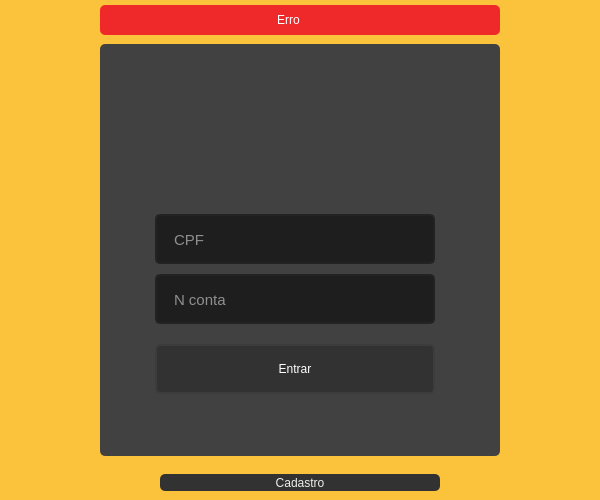
<?xml version="1.0" encoding="UTF-8"?>
<ui version="4.0">
 <class>MainWindow</class>
 <widget class="QMainWindow" name="MainWindow">
  <property name="geometry">
   <rect>
    <x>0</x>
    <y>0</y>
    <width>600</width>
    <height>500</height>
   </rect>
  </property>
  <property name="minimumSize">
   <size>
    <width>600</width>
    <height>500</height>
   </size>
  </property>
  <property name="windowTitle">
   <string>Login</string>
  </property>
  <property name="windowIcon">
   <iconset resource="file_rc.qrc">
    <normaloff>:/Icon/src/img/icon.ico</normaloff>:/Icon/src/img/icon.ico</iconset>
  </property>
  <property name="styleSheet">
   <string notr="true">background-color: rgb(251, 195, 60);</string>
  </property>
  <widget class="QWidget" name="centralwidget">
   <layout class="QVBoxLayout" name="verticalLayout">
    <property name="spacing">
     <number>0</number>
    </property>
    <property name="leftMargin">
     <number>0</number>
    </property>
    <property name="topMargin">
     <number>0</number>
    </property>
    <property name="rightMargin">
     <number>0</number>
    </property>
    <property name="bottomMargin">
     <number>0</number>
    </property>
    <item>
     <widget class="QFrame" name="frame_topbar">
      <property name="maximumSize">
       <size>
        <width>16777215</width>
        <height>35</height>
       </size>
      </property>
      <property name="styleSheet">
       <string notr="true"/>
      </property>
      <property name="frameShape">
       <enum>QFrame::NoFrame</enum>
      </property>
      <property name="frameShadow">
       <enum>QFrame::Raised</enum>
      </property>
      <layout class="QHBoxLayout" name="horizontalLayout_2">
       <property name="spacing">
        <number>0</number>
       </property>
       <property name="leftMargin">
        <number>0</number>
       </property>
       <property name="topMargin">
        <number>5</number>
       </property>
       <property name="rightMargin">
        <number>0</number>
       </property>
       <property name="bottomMargin">
        <number>0</number>
       </property>
       <item>
        <widget class="QFrame" name="frame_erro">
         <property name="maximumSize">
          <size>
           <width>400</width>
           <height>16777215</height>
          </size>
         </property>
         <property name="styleSheet">
          <string notr="true">background-color: rgb(239, 41, 41);
border-radius: 5px;

</string>
         </property>
         <property name="frameShape">
          <enum>QFrame::StyledPanel</enum>
         </property>
         <property name="frameShadow">
          <enum>QFrame::Raised</enum>
         </property>
         <layout class="QHBoxLayout" name="horizontalLayout_3">
          <property name="spacing">
           <number>3</number>
          </property>
          <property name="leftMargin">
           <number>10</number>
          </property>
          <property name="topMargin">
           <number>3</number>
          </property>
          <property name="rightMargin">
           <number>10</number>
          </property>
          <property name="bottomMargin">
           <number>3</number>
          </property>
          <item>
           <widget class="QLabel" name="label_erro">
            <property name="styleSheet">
             <string notr="true">color:white;</string>
            </property>
            <property name="text">
             <string>Erro</string>
            </property>
            <property name="alignment">
             <set>Qt::AlignCenter</set>
            </property>
           </widget>
          </item>
          <item>
           <widget class="QPushButton" name="btn_x">
            <property name="maximumSize">
             <size>
              <width>20</width>
              <height>20</height>
             </size>
            </property>
            <property name="styleSheet">
             <string notr="true">QPushButton{
	border-radius: 5px;
	background-image: url(:/Close_image/src/img/cil-x.png);
	background-position: center;
}

QPushButton:hover{
	color: rgb(238, 238, 236);
	background-color: rgb(50, 50, 50);
}

QPushButton:pressed{
	color: rgb(238, 238, 236);
	background-color: rgb(35, 35, 35);
}</string>
            </property>
            <property name="text">
             <string/>
            </property>
           </widget>
          </item>
         </layout>
        </widget>
       </item>
      </layout>
     </widget>
    </item>
    <item>
     <widget class="QFrame" name="frame_content">
      <property name="styleSheet">
       <string notr="true"/>
      </property>
      <property name="frameShape">
       <enum>QFrame::NoFrame</enum>
      </property>
      <property name="frameShadow">
       <enum>QFrame::Raised</enum>
      </property>
      <layout class="QHBoxLayout" name="horizontalLayout">
       <item>
        <widget class="QFrame" name="frame__login_area">
         <property name="minimumSize">
          <size>
           <width>0</width>
           <height>0</height>
          </size>
         </property>
         <property name="maximumSize">
          <size>
           <width>400</width>
           <height>500</height>
          </size>
         </property>
         <property name="styleSheet">
          <string notr="true">QFrame{
	background-color: rgb(65, 65, 65);
	border-radius: 5px;
}
</string>
         </property>
         <property name="frameShape">
          <enum>QFrame::NoFrame</enum>
         </property>
         <property name="frameShadow">
          <enum>QFrame::Raised</enum>
         </property>
         <widget class="QFrame" name="frame_logo">
          <property name="geometry">
           <rect>
            <x>20</x>
            <y>30</y>
            <width>360</width>
            <height>91</height>
           </rect>
          </property>
          <property name="styleSheet">
           <string notr="true">background-image: url(:/Logo/src/img/money-2.png);
background-position: center;
background-repeat: no-repeat;
border: 0px;
border-radius: 5px;R</string>
          </property>
          <property name="frameShape">
           <enum>QFrame::StyledPanel</enum>
          </property>
          <property name="frameShadow">
           <enum>QFrame::Raised</enum>
          </property>
         </widget>
         <widget class="QLineEdit" name="in_cpf">
          <property name="geometry">
           <rect>
            <x>55</x>
            <y>170</y>
            <width>280</width>
            <height>50</height>
           </rect>
          </property>
          <property name="font">
           <font>
            <pointsize>11</pointsize>
           </font>
          </property>
          <property name="styleSheet">
           <string notr="true">QLineEdit{
	background-color: rgb(30,30,30);
	border: 2px solid rgb(35, 35, 35);
	border-radius: 5px;
	padding: 15px;
	color: rgb(255, 255, 255);
}
QLineEdit:hover{
	border: 2px solid rgb(55, 55, 55);
}
QLineEdit:focus{
	border: 2px solid rgb(251, 195, 60);
}


</string>
          </property>
          <property name="maxLength">
           <number>11</number>
          </property>
          <property name="placeholderText">
           <string>CPF</string>
          </property>
         </widget>
         <widget class="QLineEdit" name="in_num_account">
          <property name="geometry">
           <rect>
            <x>55</x>
            <y>230</y>
            <width>280</width>
            <height>50</height>
           </rect>
          </property>
          <property name="font">
           <font>
            <pointsize>11</pointsize>
           </font>
          </property>
          <property name="styleSheet">
           <string notr="true">QLineEdit{
	background-color: rgb(30,30,30);
	border: 2px solid rgb(35, 35, 35);
	border-radius: 5px;
	padding: 15px;
	color: rgb(255, 255, 255);
}
QLineEdit:hover{
	border: 2px solid rgb(55, 55, 55);
}
QLineEdit:focus{
	border: 2px solid rgb(251, 195, 60);
}


</string>
          </property>
          <property name="maxLength">
           <number>8</number>
          </property>
          <property name="placeholderText">
           <string>N conta</string>
          </property>
         </widget>
         <widget class="QPushButton" name="btn_login">
          <property name="geometry">
           <rect>
            <x>55</x>
            <y>300</y>
            <width>280</width>
            <height>50</height>
           </rect>
          </property>
          <property name="styleSheet">
           <string notr="true">QPushButton{
	background-color: rgb(50, 50, 50);
	border: 2px solid rgb(60,60,60);
	border-radius: 5px;
	color: white;
}
QPushButton:hover{
	background-color: rgb(60, 60, 60);
	border: 2px solid rgb(70,70,70);
	border-radius: 5px;
}

QPushButton:pressed{
	background-color: rgb(251, 195, 60);
	border: 2px solid rgb(255, 165, 24);
	border-radius: 5px;
	color: black;
}
</string>
          </property>
          <property name="text">
           <string>Entrar</string>
          </property>
         </widget>
        </widget>
       </item>
      </layout>
     </widget>
    </item>
    <item>
     <widget class="QFrame" name="frame_bottom">
      <property name="maximumSize">
       <size>
        <width>16777215</width>
        <height>35</height>
       </size>
      </property>
      <property name="styleSheet">
       <string notr="true"/>
      </property>
      <property name="frameShape">
       <enum>QFrame::NoFrame</enum>
      </property>
      <property name="frameShadow">
       <enum>QFrame::Raised</enum>
      </property>
      <layout class="QHBoxLayout" name="horizontalLayout_4">
       <item>
        <widget class="QPushButton" name="btn_register">
         <property name="maximumSize">
          <size>
           <width>280</width>
           <height>20</height>
          </size>
         </property>
         <property name="styleSheet">
          <string notr="true">QPushButton{
	background-color: rgb(50, 50, 50);
	border-radius: 5px;
	background-position: center;
	color: rgb(238, 238, 236);
}

QPushButton:hover{
	color: rgb(238, 238, 236);
	background-color: rgb(65, 65, 65);
}

QPushButton:pressed{
	color: rgb(238, 238, 236);
	background-color: rgb(35, 35, 35);
}</string>
         </property>
         <property name="text">
          <string>Cadastro</string>
         </property>
        </widget>
       </item>
      </layout>
     </widget>
    </item>
   </layout>
  </widget>
  <widget class="QMenuBar" name="menubar">
   <property name="geometry">
    <rect>
     <x>0</x>
     <y>0</y>
     <width>600</width>
     <height>27</height>
    </rect>
   </property>
  </widget>
 </widget>
 <resources>
  <include location="file_rc.qrc"/>
 </resources>
 <connections/>
</ui>
